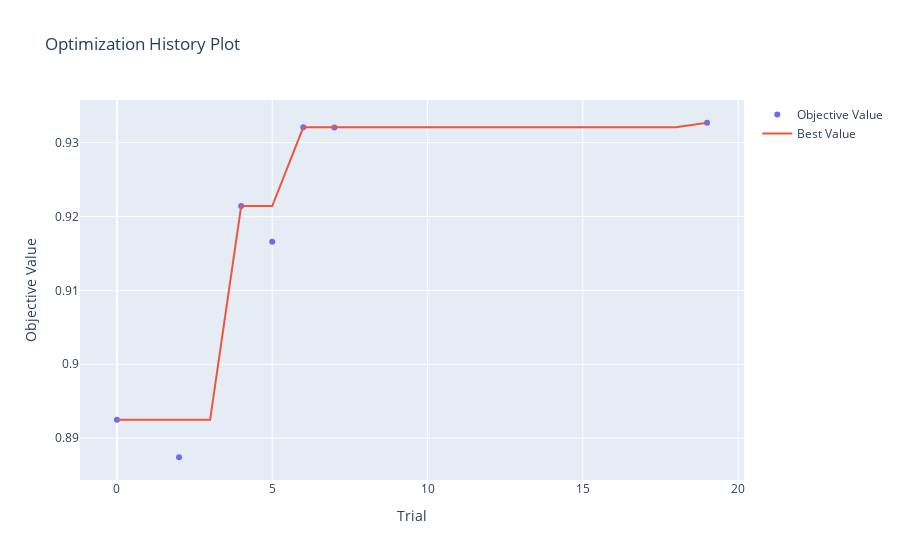

Notebook source saved alongside this figure:
### Code cell
optuna.visualization.plot_optimization_history(study)

### Figure 1 — Plotly figure (JSON) as saved in the notebook; plotly's stock layout.template omitted (floating-point values rounded to 4 significant figures)
{"data": [{"mode": "markers", "name": "Objective Value", "type": "scatter", "x": [0, 2, 4, 5, 6, 7, 19], "y": [0.8925, 0.8874, 0.9214, 0.9166, 0.9321, 0.9321, 0.9327]}, {"mode": "lines", "name": "Best Value", "type": "scatter", "x": [0, 1, 2, 3, 4, 5, 6, 7, 8, 9, 10, 11, 12, 13, 14, 15, 16, 17, 18, 19], "y": [0.8925, 0.8925, 0.8925, 0.8925, 0.9214, 0.9214, 0.9321, 0.9321, 0.9321, 0.9321, 0.9321, 0.9321, 0.9321, 0.9321, 0.9321, 0.9321, 0.9321, 0.9321, 0.9321, 0.9327]}, {"marker": {"color": "#cccccc"}, "mode": "markers", "name": "Infeasible Trial", "showlegend": false, "type": "scatter", "x": [], "y": []}], "layout": {"title": {"text": "Optimization History Plot"}, "xaxis": {"title": {"text": "Trial"}}, "yaxis": {"title": {"text": "Objective Value"}}}}
